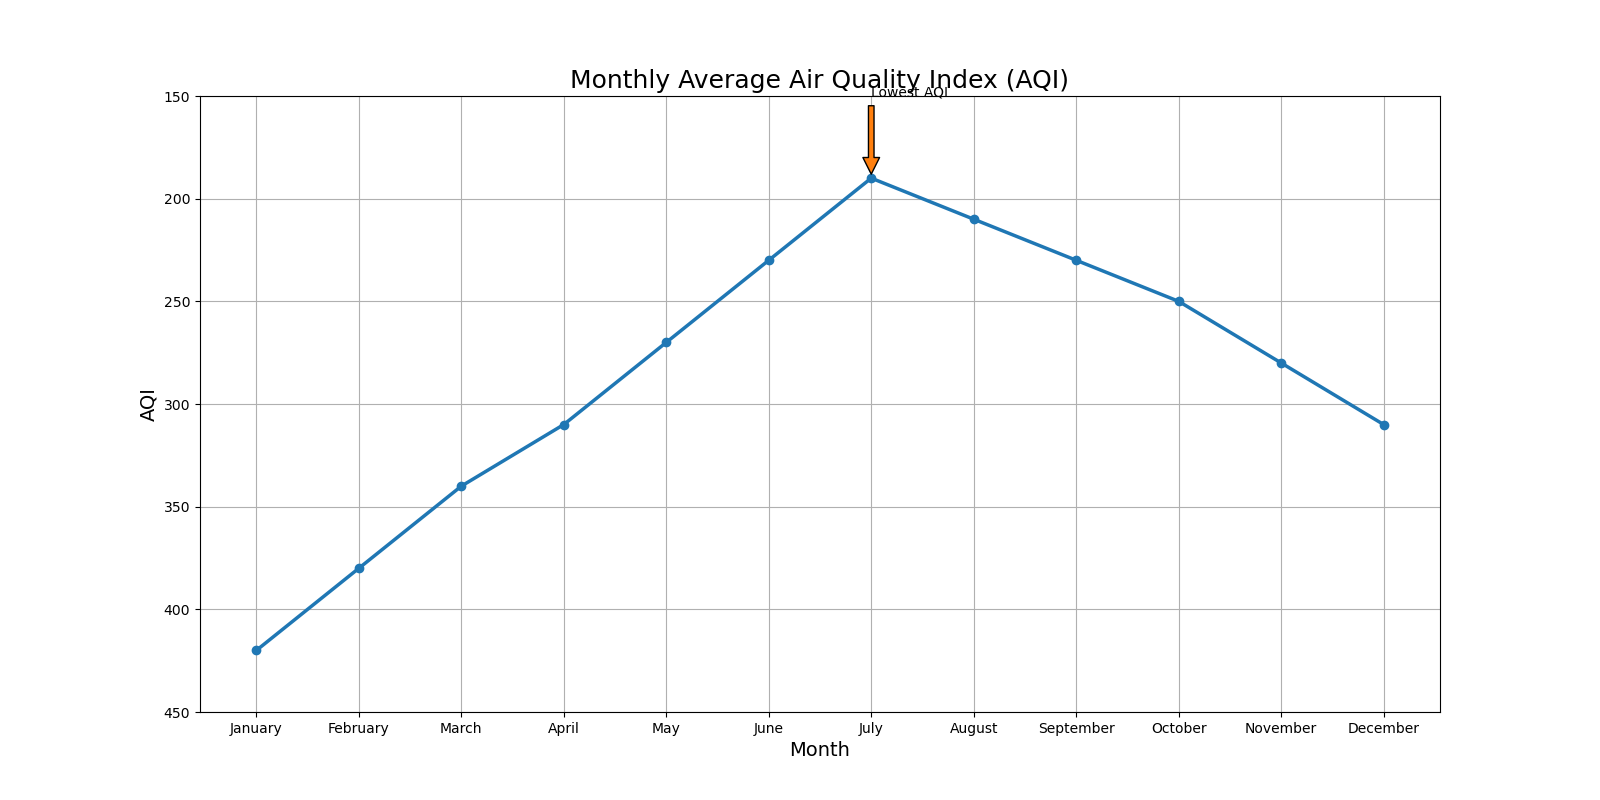

The script that drew this image:

import matplotlib.pyplot as plt

# Data
months = ['January', 'February', 'March', 'April', 'May', 'June', 'July', 'August', 'September', 'October', 'November', 'December']
values = [420, 380, 340, 310, 270, 230, 190, 210, 230, 250, 280, 310]

# Plotting the line chart
plt.figure(figsize=(16, 8))  # Change width and height of the chart
plt.plot(months, values, marker='o', linestyle='-', color='#1f77b4', linewidth=2.5)  # Modify color scheme

# Adding title and labels
plt.title('Monthly Average Air Quality Index (AQI)', fontsize=18)
plt.xlabel('Month', fontsize=14)
plt.ylabel('AQI', fontsize=14)

# Adding an annotation for the lowest AQI
lowest_aqi_index = values.index(min(values))
lowest_aqi_month = months[lowest_aqi_index]
plt.annotate('Lowest AQI', xy=(lowest_aqi_index, min(values)), xytext=(lowest_aqi_index, min(values) - 40),
             arrowprops=dict(facecolor='#ff7f0e', shrink=0.05))

# Add a grid, set axis ranges and show the plot
plt.grid(True)
plt.ylim(150, 450)
plt.gca().invert_yaxis()
plt.show()
